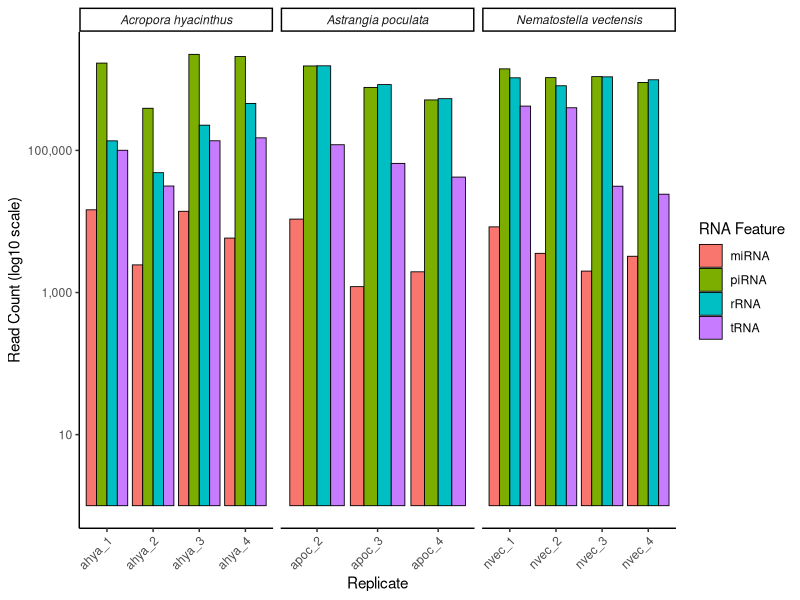

The R source for this figure: (Note: this script raises an error after producing the figure.)
## ---- chunk 1
knitr::opts_chunk$set(echo = TRUE)

library(tidyverse)
library(scales)
## ---- chunk 2
mapping <- read.csv("../data/small_RNA_mapping.csv")
## ---- chunk 3
summary_by_rep <- mapping %>%
  group_by(Replicate, Feature, Species) %>%
  summarise(Count = sum(Count), .groups = 'drop') %>%
  # Calculate percentages within each replicate
  group_by(Replicate) %>%
  mutate(Percent = Count / sum(Count) * 100) %>%
  ungroup()
## ---- chunk 4
ggplot(summary_by_rep, aes(x = Replicate, y = Count, fill = Feature)) +
  geom_col(position = position_dodge(preserve = "single"), color = "black", size = 0.3, stat = "identity") +
  scale_y_log10(labels = scales::comma) + 
  facet_wrap(~ Species, scales = "free_x") + # Splitting by species if you add more later
  labs(
    y = "Read Count (log10 scale)",
    x = "Replicate",
    fill = "RNA Feature"
  ) +
  theme_classic() +
  theme(
    axis.text.x = element_text(angle = 45, hjust = 1),
    strip.text = element_text(face = "italic") # Italicizes species names
  )
## ---- chunk 5
avg_percentages <- summary_by_rep %>%
  group_by(Feature, Species) %>%
  summarise(
    Avg_Count = mean(Count),
    Avg_Percent = mean(Percent),
    SD_Percent = sd(Percent),
    .groups = 'drop'
  ) %>%
  arrange(desc(Avg_Percent))
## ---- chunk 6
# Ensure Feature is ordered by abundance (largest to smallest)
avg_percentages$Feature <- factor(avg_percentages$Feature, 
                                  levels = avg_percentages$Feature[order(avg_percentages$Avg_Percent, decreasing = TRUE)])

# Create stacked bar chart (single bar for average across replicates)
ggplot(avg_percentages, aes(x = Species, y = Avg_Percent, fill = Feature)) +
  geom_col(color = "white", size = 0.5, width = 0.7) +
  geom_text(aes(label = paste0(round(Avg_Percent, 1), "%")), 
            position = position_stack(vjust = 0.5), 
            size = 5, fontface = "bold", color = "white") +
  scale_fill_manual(values = c("piRNA" = "#F0E442", 
                              "rRNA" = "#009E73", 
                              "tRNA" = "#E69F00", 
                              "miRNA" = "#56B4E9")) +
  labs(title = "Acropora hyacinthus Sperm Small RNA Composition",
       subtitle = "Average percentages across biological replicates",
       x = "", y = "Percentage (%)") +
  theme_minimal(base_size = 14) +
  theme(axis.text.x = element_text(size = 14, face = "bold"),
        plot.title = element_text(size = 18, face = "bold", hjust = 0.5),
        plot.subtitle = element_text(size = 14, hjust = 0.5),
        legend.position = "right",
        panel.grid.major.x = element_blank(),
        panel.grid.minor = element_blank()) +
  guides(fill = guide_legend(title = "Small RNA Class"))
## ---- chunk 7
# Order features by abundance (largest first)
avg_percentages$Feature <- factor(avg_percentages$Feature, 
                                  levels = avg_percentages$Feature[order(avg_percentages$Avg_Percent, decreasing = TRUE)])

# Make miRNA stand out with brighter color + annotation
ggplot(avg_percentages, aes(x = Species, y = Avg_Percent, fill = Feature)) +
  geom_bar(stat = "identity", width = 0.8, color = "black", 
           position = position_stack(reverse = FALSE)) +
  scale_fill_manual(values = c("piRNA" = "#F0E442",      # Yellow - dominant
                              "rRNA" = "#009E73",       # Green
                              "tRNA" = "#E69F00",       # Orange
                              "miRNA" = "#D55E00"),     # Bright red - makes miRNA POP!
                   guide = guide_legend(reverse = FALSE)) +
  scale_y_continuous(expand = c(0, 0), breaks = seq(0, 100, by = 10), limits = c(0, 105)) +
  ylab("Percentage (%)") +
  xlab("") +
  scale_x_discrete(labels = function(x) gsub(" ", "\n", x)) +
  theme_classic() + 
  theme(axis.text = element_text(color = "black", size = 12),
        axis.title = element_text(size = 16, face = "bold"),
        axis.text.x = element_text(face = "italic", size = 12),
        legend.title = element_text(size = 12, face = "bold"),
        legend.text = element_text(size = 11),
        legend.key.size = unit(0.8, "cm"),
        plot.title = element_text(size = 16, face = "bold", hjust = 0.5)) +
  coord_cartesian(clip = "off") +
  guides(fill = guide_legend(reverse = FALSE))

## ---- chunk 8
library(ggplot2)
library(patchwork)   # install.packages("patchwork") if needed

# Order factors
avg_percentages$Feature <- factor(
  avg_percentages$Feature,
  levels = avg_percentages$Feature[order(avg_percentages$Avg_Percent, decreasing = TRUE)]
)

# Main stacked bar (0–100%)
p_main <- ggplot(avg_percentages,
                 aes(x = "Acropora\nhyacinthus", y = Avg_Percent, fill = Feature)) +
  geom_bar(stat = "identity", width = 0.8, color = "black", position = position_stack(reverse = T)) +
  scale_fill_manual(values = c("piRNA" = "#F0E442",
                               "rRNA" = "#009E73",
                               "tRNA" = "#E69F00",
                               "miRNA" = "#D55E00")) +
  scale_y_continuous(expand = c(0, 0), limits = c(0, 100),
                     breaks = seq(0, 100, 10)) +
  ylab("Mapping percentage (%)") + xlab("") +
  theme_classic() +
  theme(axis.text = element_text(color = "black", size = 12),
        axis.text.x = element_text(face = "italic"),
        axis.title = element_text(size = 16, face = "bold"),
        legend.title = element_text(size = 10, face = "bold"),
        legend.text = element_text(size = 10),
        legend.key.size = unit(0.6, "cm")); p_main

# Inset: zoom into 0–10% so miRNA is visible
p_inset <- ggplot(avg_percentages,
                  aes(x = "Acropora\nhyacinthus", y = Avg_Percent, fill = Feature)) +
  geom_bar(stat = "identity", width = 0.8, color = "black") +
  scale_fill_manual(values = c("piRNA" = "#F0E442",
                               "rRNA" = "#009E73",
                               "tRNA" = "#E69F00",
                               "miRNA" = "#D55E00"),
                    guide = "none") +
  scale_y_continuous(expand = c(0, 0), limits = c(0, 18),
                     breaks = seq(0, 18, 2)) +
  ylab("") + xlab("") +
  theme_classic(base_size = 9) +
  theme(axis.text.x = element_blank(),
        axis.title = element_blank(),
        plot.background = element_rect(color = "black", size = 0.5, fill = "white"))

# Combine with inset in top-right corner
p_combined <- p_main +
  inset_element(
    p_inset,
    left   = 0.30,  # narrower, centered
    right  = 0.70,
    bottom = 0.80,  # push inset to top
    top    = 1.10,
    align_to = "panel"
  );p_combined
## ---- chunk 9
ggplot(avg_percentages,
       aes(x = Species, y = Avg_Count, fill = Feature)) +
  geom_col(position = position_dodge(width = 0.8),
           width = 0.7, color = "black") +
  scale_fill_manual(values = c(piRNA = "#B25D91FF",
                               rRNA  = "#EFC7E6FF",
                               tRNA  = "#1BB6AFFF",
                               miRNA = "#172869FF")) +
  scale_x_discrete(labels = function(x) gsub(" ", "\n", x)) +
  ylab("Average read count") +
  xlab("") +
    coord_cartesian(clip = "off") +
  #scale_y_log10() +
  theme_classic()
## ---- chunk 10
library(dplyr)
library(ggplot2)

collapsed <- avg_percentages %>%
  mutate(Group = ifelse(Feature == "miRNA", "miRNA", "Other small RNAs")) %>%
  group_by(Group) %>%
  summarise(Avg_Percent = sum(Avg_Percent), .groups = "drop")

ggplot(collapsed, aes(x = "", y = Avg_Percent, fill = Group)) +
  geom_col(color = "black", width = 0.6) +
  geom_text(aes(label = paste0(round(Avg_Percent, 1), "%")),
            position = position_stack(vjust = 0.5), size = 5) +
  coord_flip() +
  ylab("Percentage (%)") + xlab("") +
  theme_classic()

## ---- chunk 11
ggplot(avg_percentages, aes(x = Feature, y = Avg_Percent, color = Feature)) +
  geom_point(size = 4) +
  geom_text(aes(label = paste0(round(Avg_Percent, 1), "%")),
            vjust = -0.7, size = 3.5) +
  scale_color_manual(values = c(piRNA="#F0E442", rRNA="#009E73",
                                tRNA="#E69F00", miRNA="#D55E00")) +
  ylab("Average percentage (%)") + xlab("") +
  theme_classic()

## ---- chunk 12
small <- avg_percentages %>% filter(Avg_Percent < 10)

ggplot(small, aes(x = Feature, y = Avg_Percent, fill = Feature)) +
  geom_col(color = "black", width = 0.7) +
  geom_text(aes(label = paste0(round(Avg_Percent, 2), "%")),
            vjust = -0.4, size = 3.5) +
  scale_fill_manual(values = c(piRNA="#F0E442", rRNA="#009E73",
                               tRNA="#E69F00", miRNA="#D55E00")) +
  ylim(0, 10) +
  ylab("Average percentage (%)") + xlab("") +
  theme_classic()

## ---- chunk 13
rpm <- mapping %>%
  group_by(Replicate) %>%
  mutate(
    Total_reads = sum(Count),                 # total mapped small RNAs per replicate
    RPM        = Count / (Total_reads / 1e6)  # Reads per million
  ) %>%
  ungroup()
avg_rpm <- rpm %>%
  group_by(Feature) %>%
  summarise(
    Avg_RPM = mean(RPM),
    SD_RPM  = sd(RPM),
    .groups = "drop"
  )

ggplot(avg_rpm, aes(x = Feature, y = Avg_RPM, fill = Feature)) +
  geom_col(color = "black", width = 0.7) +
  scale_y_log10() +
  scale_fill_manual(values = c(piRNA="#F0E442", rRNA="#009E73",
                               tRNA="#E69F00", miRNA="#D55E00")) +
  ylab("Average RPM (log10)") + xlab("") +
  theme_classic()
